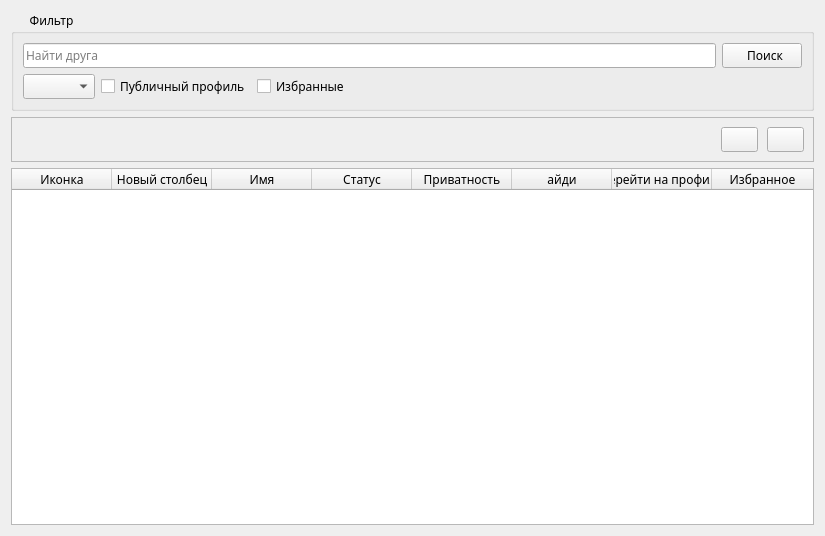
<?xml version="1.0" encoding="UTF-8"?>
<ui version="4.0">
 <class>FormFriends</class>
 <widget class="QWidget" name="FormFriends">
  <property name="geometry">
   <rect>
    <x>0</x>
    <y>0</y>
    <width>825</width>
    <height>536</height>
   </rect>
  </property>
  <property name="font">
   <font>
    <family>Ebrima</family>
   </font>
  </property>
  <property name="windowTitle">
   <string>SteamAchievementsStatistic</string>
  </property>
  <layout class="QVBoxLayout" name="verticalLayout">
   <item>
    <widget class="QGroupBox" name="GroupBoxFilter">
     <property name="title">
      <string>      Фильтр</string>
     </property>
     <layout class="QVBoxLayout" name="_2">
      <item>
       <layout class="QHBoxLayout" name="horizontalLayout_2">
        <item>
         <widget class="QLineEdit" name="LineEditName">
          <property name="placeholderText">
           <string>Найти друга</string>
          </property>
         </widget>
        </item>
        <item>
         <widget class="QPushButton" name="ButtonFind">
          <property name="text">
           <string>  Поиск</string>
          </property>
         </widget>
        </item>
       </layout>
      </item>
      <item>
       <layout class="QHBoxLayout" name="horizontalLayout_3">
        <item>
         <widget class="QComboBox" name="ComboBoxStatus">
          <property name="currentText">
           <string notr="true"/>
          </property>
         </widget>
        </item>
        <item>
         <widget class="QCheckBox" name="CheckBoxOpenProfile">
          <property name="text">
           <string>Публичный профиль</string>
          </property>
         </widget>
        </item>
        <item>
         <widget class="QCheckBox" name="CheckBoxFavorites">
          <property name="text">
           <string>Избранные</string>
          </property>
         </widget>
        </item>
        <item>
         <spacer name="horizontalSpacer_2">
          <property name="orientation">
           <enum>Qt::Horizontal</enum>
          </property>
          <property name="sizeHint" stdset="0">
           <size>
            <width>40</width>
            <height>20</height>
           </size>
          </property>
         </spacer>
        </item>
       </layout>
      </item>
     </layout>
    </widget>
   </item>
   <item>
    <widget class="QFrame" name="FrameSelected">
     <property name="frameShape">
      <enum>QFrame::StyledPanel</enum>
     </property>
     <property name="frameShadow">
      <enum>QFrame::Raised</enum>
     </property>
     <layout class="QHBoxLayout" name="horizontalLayout">
      <property name="spacing">
       <number>9</number>
      </property>
      <property name="leftMargin">
       <number>9</number>
      </property>
      <property name="topMargin">
       <number>9</number>
      </property>
      <property name="rightMargin">
       <number>9</number>
      </property>
      <property name="bottomMargin">
       <number>9</number>
      </property>
      <item>
       <widget class="QLabel" name="LabelFriendIcon">
        <property name="text">
         <string/>
        </property>
       </widget>
      </item>
      <item>
       <widget class="QLabel" name="LabelFriendName">
        <property name="text">
         <string/>
        </property>
       </widget>
      </item>
      <item>
       <widget class="QLabel" name="LabelFriendStatus">
        <property name="text">
         <string/>
        </property>
       </widget>
      </item>
      <item>
       <widget class="QLabel" name="LabelFriendPublic">
        <property name="text">
         <string/>
        </property>
       </widget>
      </item>
      <item>
       <spacer name="horizontalSpacer">
        <property name="orientation">
         <enum>Qt::Horizontal</enum>
        </property>
        <property name="sizeHint" stdset="0">
         <size>
          <width>40</width>
          <height>20</height>
         </size>
        </property>
       </spacer>
      </item>
      <item>
       <widget class="QPushButton" name="ButtonFriendGoTo">
        <property name="toolTip">
         <string>Перейти на профиль</string>
        </property>
        <property name="text">
         <string/>
        </property>
       </widget>
      </item>
      <item>
       <widget class="QPushButton" name="ButtonFriendFavorite">
        <property name="toolTip">
         <string>Добавить в избранное</string>
        </property>
        <property name="text">
         <string/>
        </property>
       </widget>
      </item>
     </layout>
    </widget>
   </item>
   <item>
    <widget class="QTableWidget" name="TableWidgetFriends">
     <property name="selectionBehavior">
      <enum>QAbstractItemView::SelectRows</enum>
     </property>
     <property name="showGrid">
      <bool>false</bool>
     </property>
     <property name="sortingEnabled">
      <bool>true</bool>
     </property>
     <property name="columnCount">
      <number>8</number>
     </property>
     <attribute name="horizontalHeaderMinimumSectionSize">
      <number>33</number>
     </attribute>
     <attribute name="horizontalHeaderStretchLastSection">
      <bool>true</bool>
     </attribute>
     <attribute name="verticalHeaderVisible">
      <bool>false</bool>
     </attribute>
     <attribute name="verticalHeaderMinimumSectionSize">
      <number>44</number>
     </attribute>
     <column>
      <property name="text">
       <string notr="true">Иконка</string>
      </property>
     </column>
     <column>
      <property name="text">
       <string notr="true">Новый столбец</string>
      </property>
     </column>
     <column>
      <property name="text">
       <string notr="true">Имя</string>
      </property>
     </column>
     <column>
      <property name="text">
       <string notr="true">Статус</string>
      </property>
     </column>
     <column>
      <property name="text">
       <string notr="true">Приватность</string>
      </property>
     </column>
     <column>
      <property name="text">
       <string notr="true">айди</string>
      </property>
     </column>
     <column>
      <property name="text">
       <string notr="true">Перейти на профиль</string>
      </property>
     </column>
     <column>
      <property name="text">
       <string notr="true">Избранное</string>
      </property>
     </column>
    </widget>
   </item>
  </layout>
 </widget>
 <resources/>
 <connections/>
</ui>
